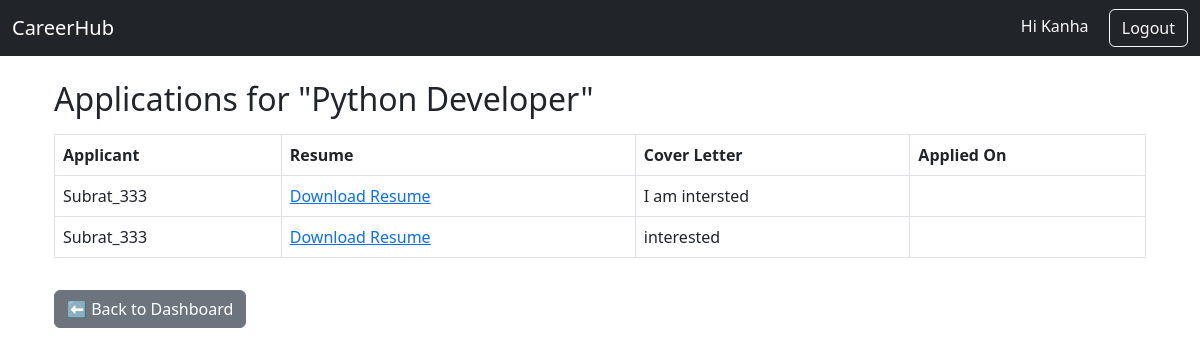
/jobs/jobs/1/applications/ (signed in), run on an earlier commit of the app's database.
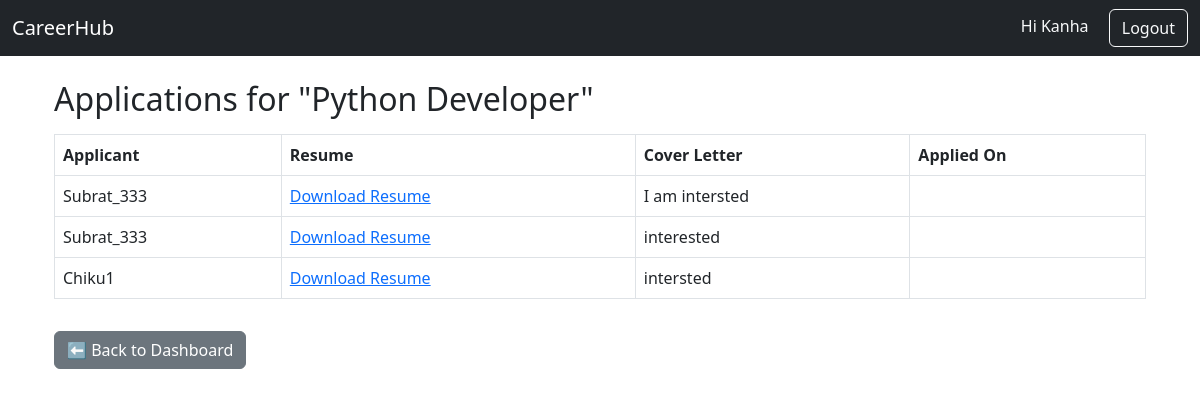
And on a later commit of the database.
### jobs/models.py (models this page shows, shortened)
class Application(models.Model):
    STATUS_CHOICES = [
        ("pending", "Pending"),
        ("selected", "Selected"),
        ("rejected", "Rejected"),
    ]
    job = models.ForeignKey(Job, on_delete=models.CASCADE, related_name="applications")
    applicant = models.ForeignKey(User, on_delete=models.CASCADE, related_name="applications")
    resume = models.FileField(upload_to="resumes/")
    cover_letter = models.TextField(blank=True, null=True)
    applied_on = models.DateTimeField(auto_now_add=True)
    status = models.CharField(max_length=20, choices=STATUS_CHOICES, default="pending")

### users/models.py (models this page shows)
class CustomUser(AbstractUser):
    USER_TYPE_CHOICES = (
        ('employer', 'Employer'),
        ('candidate', 'Candidate'),
    )
    user_type = models.CharField(max_length=10, choices=USER_TYPE_CHOICES)

### jobs/views.py (the view)
# urls.py: path('jobs/<int:job_id>/applications/', views.view_applications, name='view_applications'),
@login_required
def view_applications(request, job_id):
    job = get_object_or_404(Job, id=job_id)
    applications = job.applications.all()
    return render(request, "jobs/view_applications.html", {
    "job": job,
    "applications": applications
})

### templates/jobs/view_applications.html
{% extends 'base.html' %}
{% block content %}
<div class="container mt-4">
    <h2>Applications for "{{ job.title }}"</h2>
    {% if applications %}
        <table class="table table-bordered mt-3">
            <thead>
                <tr>
                    <th>Applicant</th>
                    <th>Resume</th>
                    <th>Cover Letter</th>
                    <th>Applied On</th>
                </tr>
            </thead>
            <tbody>
                {% for app in applications %}
                <tr>
                    <td>{{ app.applicant.username }}</td>
                    <td><a href="{{ app.resume.url }}" target="_blank">Download Resume</a></td>
                    <td>{{ app.cover_letter|default:"No cover letter provided" }}</td>
                    <td>{{ app.applied_at|date:"M d, Y H:i" }}</td>
                </tr>
                {% endfor %}
            </tbody>
        </table>
    {% else %}
        <p class="mt-3">No applications yet for this job.</p>
    {% endif %}
    <a href="{% url 'dashboard' %}" class="btn btn-secondary mt-3">⬅ Back to Dashboard</a>
</div>
{% endblock %}

What changed in the data, as far as the page shows it:
added Application: applicant.username "Chiku1", cover_letter "intersted"
